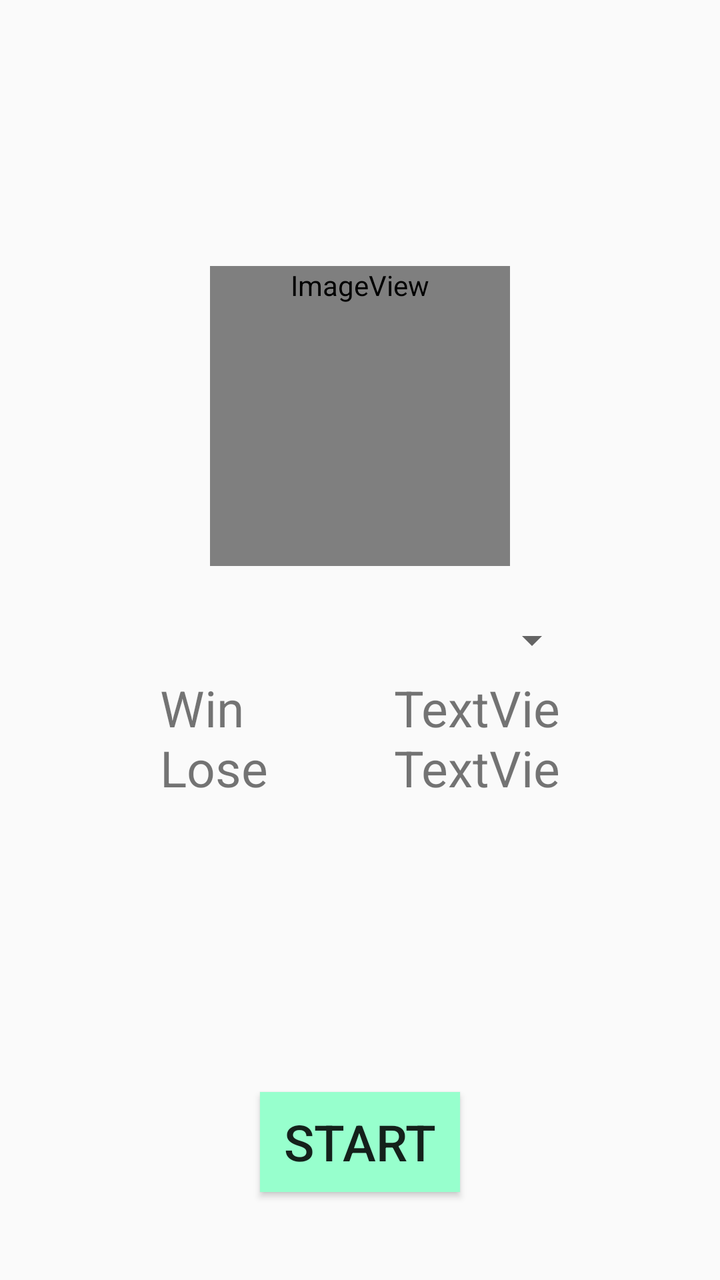
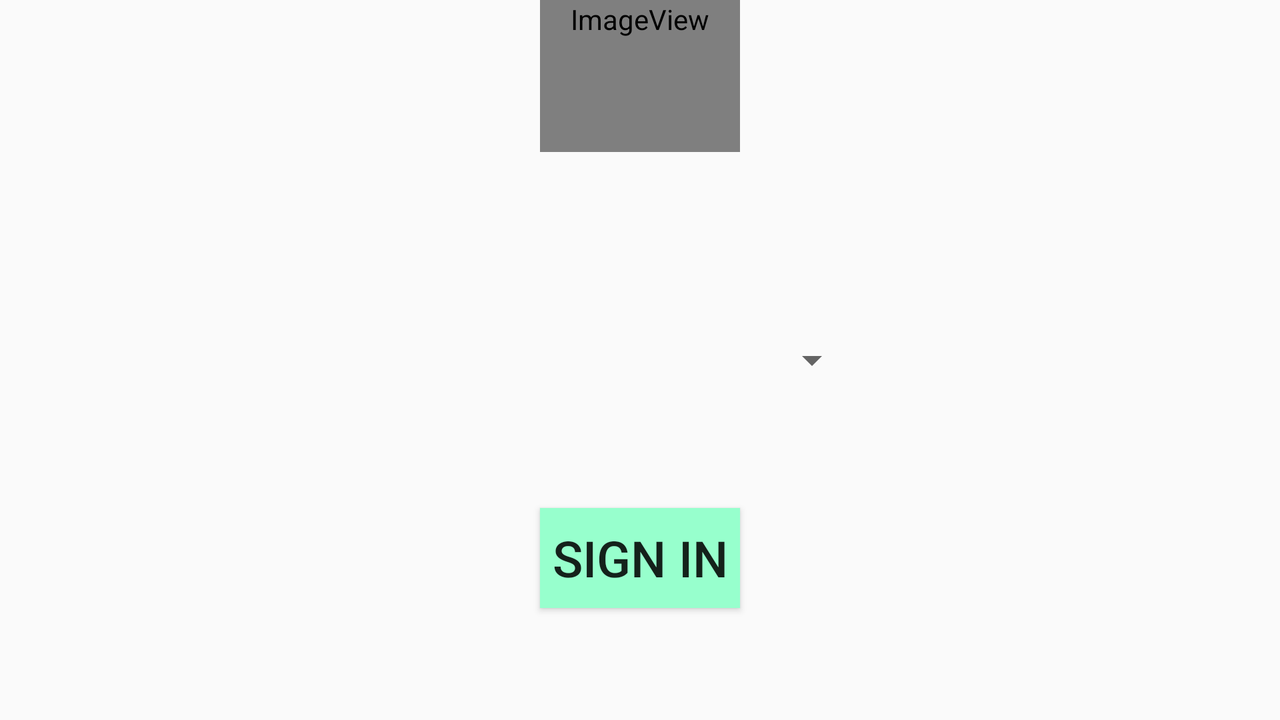

An Android layout and its configuration variant, each rendered on a device that would load it. The default file and the variant file are quoted in full after the pictures.
<!-- AndroidManifest.xml: application theme AppTheme -->
<!-- res/layout/activity_login.xml -->
<?xml version="1.0" encoding="utf-8"?>
<RelativeLayout
    xmlns:android="http://schemas.android.com/apk/res/android"
    xmlns:app="http://schemas.android.com/apk/res-auto"
    xmlns:tools="http://schemas.android.com/tools"
    android:id="@+id/activity_login"
    android:layout_width="match_parent"
    android:layout_height="match_parent"
    android:paddingBottom="@dimen/activity_vertical_margin"
    android:paddingLeft="@dimen/activity_horizontal_margin"
    android:paddingRight="@dimen/activity_horizontal_margin"
    android:paddingTop="@dimen/activity_vertical_margin"
    tools:context="com.example.paza.coolgame.LoginActivity">

    <ImageView
        style="@style/ImageStyle"
        android:layout_width="wrap_content"
        android:layout_height="wrap_content"
        app:srcCompat="@android:drawable/sym_def_app_icon"
        android:id="@+id/imageView"
        android:scaleType="centerCrop"
        android:layout_above="@+id/spinner3"
        android:layout_centerHorizontal="true"/>

    <TableLayout
        android:orientation="horizontal"
        android:layout_width="match_parent"
        android:layout_height="match_parent"
        android:layout_below="@+id/spinner3"
        android:layout_centerHorizontal="true">

        <TableRow
            android:layout_width="match_parent"
            android:layout_height="match_parent"
            android:gravity="center">

            <TextView
                style="@style/TextBox"
                android:text="Win"
                android:layout_width="match_parent"
                android:layout_height="match_parent"
                android:id="@+id/textView1"
                android:layout_below="@+id/textView"
                android:layout_alignStart="@+id/textView"
                android:textAlignment="textStart"
                />

            <TextView
                style="@style/TextBox"
                android:text="TextView"
                android:layout_width="match_parent"
                android:layout_height="match_parent"
                android:id="@+id/textView5"
                android:textAlignment="textEnd"/>

        </TableRow>

        <TableRow
            android:layout_width="match_parent"
            android:layout_height="match_parent"
            android:gravity="center">

            <TextView
                style="@style/TextBox"
                android:text="Lose"
                android:layout_width="wrap_content"
                android:layout_height="wrap_content"
                android:id="@+id/textView"
                android:textAlignment="textStart"/>

            <TextView
                style="@style/TextBox"
                android:text="TextView"
                android:layout_width="match_parent"
                android:layout_height="match_parent"
                android:id="@+id/textView6"
                android:textAlignment="textEnd"/>
        </TableRow>

    </TableLayout>

    <Button
        android:text="@string/bntStart"
        android:layout_width="wrap_content"
        android:layout_height="wrap_content"
        android:layout_marginBottom="44dp"
        android:id="@+id/button3"
        style="@style/ButtonStyle"
        android:layout_alignParentBottom="true"
        android:layout_centerHorizontal="true"/>

    <Spinner
        style="@style/SpinnerStile"
        android:layout_width="wrap_content"
        android:layout_height="wrap_content"
        android:id="@+id/spinner3"
        android:textSize="40sp"
        android:minHeight="34dp"
        android:scrollbarSize="20dp"
        android:layout_centerVertical="true"
        android:layout_centerHorizontal="true"/>

</RelativeLayout>
<!-- resources referenced by this layout -->
<resources>
  <string name="bntStart">Start</string>
  <style name="ButtonStyle">
          <item name="android:width">100sp</item>
          <item name="android:textSize">25sp</item>
          <item name="android:height">50sp</item>
          <item name="android:background">@color/colorPrimary</item>
      </style>
  <style name="ImageStyle">
          <item name="android:minHeight">150sp</item>
          <item name="android:minWidth">150sp</item>
          <item name="android:layout_margin">20sp</item>
          <item name="android:scaleType">centerCrop</item>
      </style>
  <style name="SpinnerStile">
          <item name="android:textSize">30sp</item>
          <item name="android:minHeight">30sp</item>
          <item name="android:minWidth">220sp</item>
      </style>
  <style name="TextBox">
          <item name="android:width">100sp</item>
          <item name="android:textSize">25sp</item>
          <item name="android:height">30sp</item>
          <item name="android:textAlignment">center</item>
      </style>
  <style name="AppTheme" parent="Theme.AppCompat.Light.DarkActionBar">
          
          <item name="colorPrimary">@color/colorPrimary</item>
          <item name="colorPrimaryDark">@color/colorPrimaryDark</item>
          <item name="colorAccent">@color/colorAccent</item>
      </style>
  <color name="colorPrimary">#97ffcd</color>
  <color name="colorPrimaryDark">#229b50</color>
  <color name="colorAccent">#000000</color>
</resources>
<!-- res/layout-land/activity_login.xml (the repository's variant of the layout above) -->
<!-- drawn on the phone turned sideways -->
<?xml version="1.0" encoding="utf-8"?>
<RelativeLayout
    xmlns:android="http://schemas.android.com/apk/res/android"
    xmlns:app="http://schemas.android.com/apk/res-auto"
    xmlns:tools="http://schemas.android.com/tools"
    android:id="@+id/activity_login"
    android:layout_width="match_parent"
    android:layout_height="match_parent"
    android:paddingBottom="@dimen/activity_vertical_margin"
    android:paddingLeft="@dimen/activity_horizontal_margin"
    android:paddingRight="@dimen/activity_horizontal_margin"
    android:paddingTop="@dimen/activity_vertical_margin"
    tools:context="com.example.paza.coolgame.LoginActivity">

    <Button
        android:text="Sign in"
        android:layout_width="wrap_content"
        android:layout_height="wrap_content"
        android:layout_alignParentBottom="true"
        android:layout_centerHorizontal="true"
        android:layout_marginBottom="56dp"
        android:id="@+id/button3"
        style="@style/ButtonStyle"/>

    <Spinner
        style="@style/SpinnerStile"
        android:layout_width="wrap_content"
        android:layout_height="wrap_content"
        android:id="@+id/spinner3"
        android:minHeight="34dp"
        android:scrollbarSize="20dp"
        android:layout_centerVertical="true"
        android:layout_centerHorizontal="true"/>

    <ImageView
        android:layout_width="wrap_content"
        android:layout_height="wrap_content"
        app:srcCompat="@android:drawable/sym_def_app_icon"
        android:id="@+id/imageView"
        android:layout_above="@+id/spinner3"
        android:layout_centerHorizontal="true"
        android:layout_marginBottom="87dp"
        android:minHeight="100dp"
        android:minWidth="100dp"/>

</RelativeLayout>
<!-- resources referenced by the variant -->
<!-- as the phone turned sideways resolves them -->
<resources>
  <style name="ButtonStyle">
          <item name="android:width">100sp</item>
          <item name="android:textSize">25sp</item>
          <item name="android:height">50sp</item>
          <item name="android:background">@color/colorPrimary</item>
      </style>
  <style name="SpinnerStile">
          <item name="android:textSize">30sp</item>
          <item name="android:minHeight">30sp</item>
          <item name="android:minWidth">220sp</item>
      </style>
  <style name="AppTheme" parent="Theme.AppCompat.Light.DarkActionBar">
          
          <item name="colorPrimary">@color/colorPrimary</item>
          <item name="colorPrimaryDark">@color/colorPrimaryDark</item>
          <item name="colorAccent">@color/colorAccent</item>
      </style>
  <color name="colorPrimary">#97ffcd</color>
  <color name="colorPrimaryDark">#229b50</color>
  <color name="colorAccent">#000000</color>
</resources>
